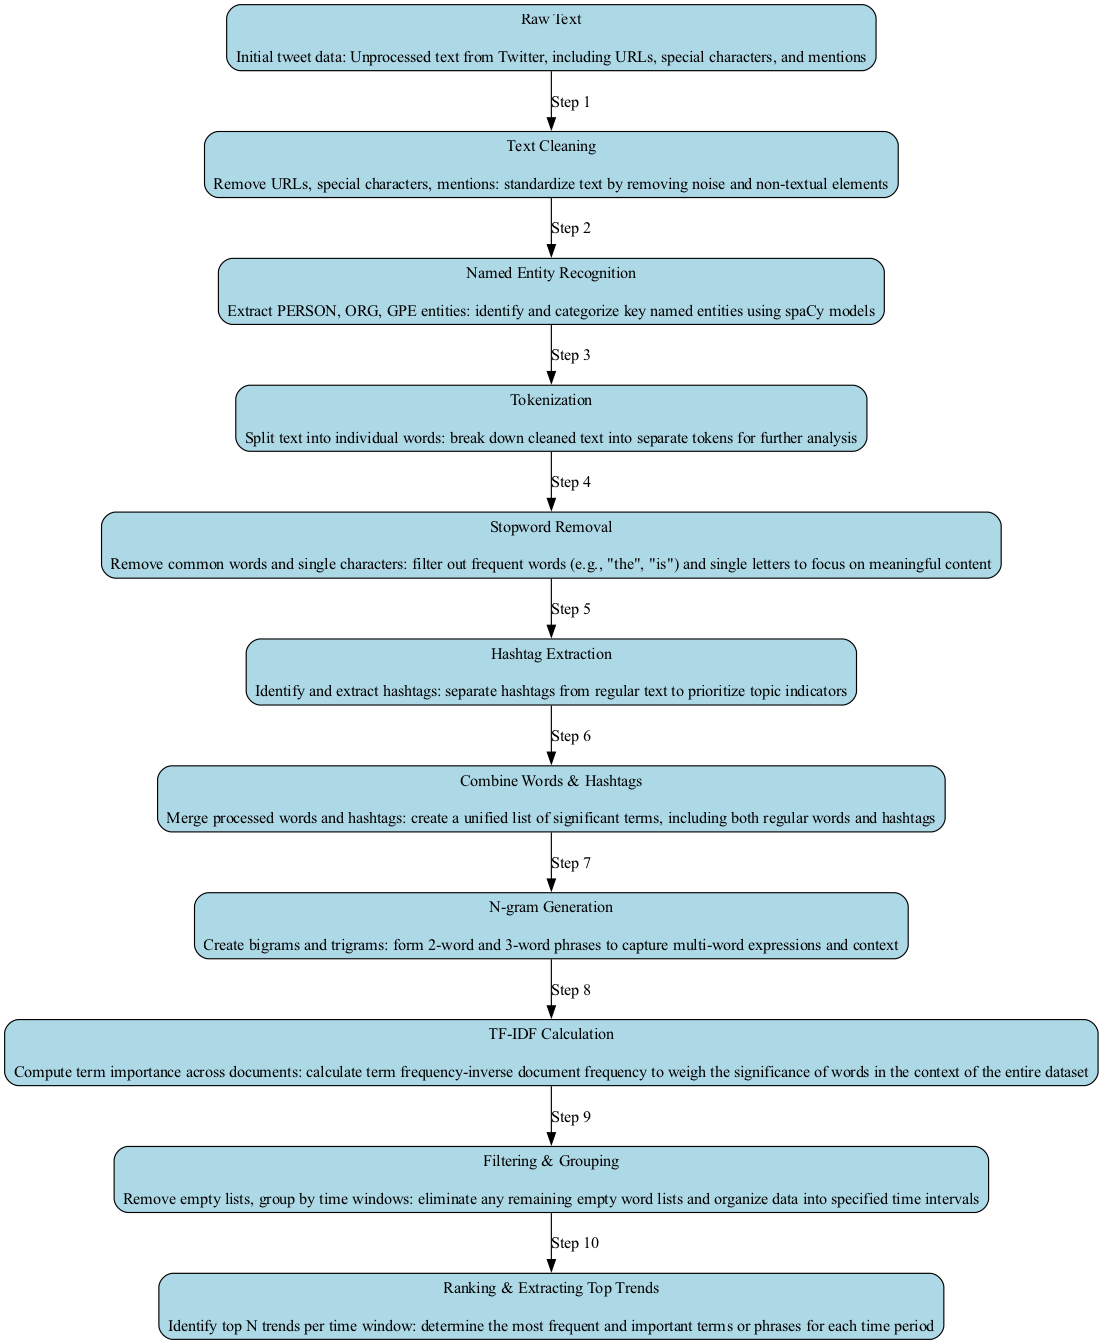

Generate this figure with Python:
from graphviz import Digraph

def create_nlp_pipeline_diagram():
    dot = Digraph(comment='NLP Pipeline')
    dot.attr(rankdir='TB', size='14,14')

    steps = [
        ('Raw Text', 'Initial tweet data: Unprocessed text from Twitter, including URLs, special characters, and mentions'),
        ('Text Cleaning', 'Remove URLs, special characters, mentions: standardize text by removing noise and non-textual elements'),
        ('Named Entity Recognition', 'Extract PERSON, ORG, GPE entities: identify and categorize key named entities using spaCy models'),
        ('Tokenization', 'Split text into individual words: break down cleaned text into separate tokens for further analysis'),
        ('Stopword Removal', 'Remove common words and single characters: filter out frequent words (e.g., "the", "is") and single letters to focus on meaningful content'),
        ('Hashtag Extraction', 'Identify and extract hashtags: separate hashtags from regular text to prioritize topic indicators'),
        ('Combine Words & Hashtags', 'Merge processed words and hashtags: create a unified list of significant terms, including both regular words and hashtags'),
        ('N-gram Generation', 'Create bigrams and trigrams: form 2-word and 3-word phrases to capture multi-word expressions and context'),
        ('TF-IDF Calculation', 'Compute term importance across documents: calculate term frequency-inverse document frequency to weigh the significance of words in the context of the entire dataset'),
        ('Filtering & Grouping', 'Remove empty lists, group by time windows: eliminate any remaining empty word lists and organize data into specified time intervals'),
        ('Ranking & Extracting Top Trends', 'Identify top N trends per time window: determine the most frequent and important terms or phrases for each time period')
    ]

    for i, (step, desc) in enumerate(steps):
        dot.node(f'step_{i}', f'{step}\n\n{desc}', shape='box', style='rounded,filled', fillcolor='lightblue')

    for i in range(len(steps) - 1):
        dot.edge(f'step_{i}', f'step_{i+1}', label=f'Step {i+1}')

    dot.render('nlp_pipeline', format='png', cleanup=True)
    print("Diagram saved as 'nlp_pipeline.png'")

create_nlp_pipeline_diagram()
